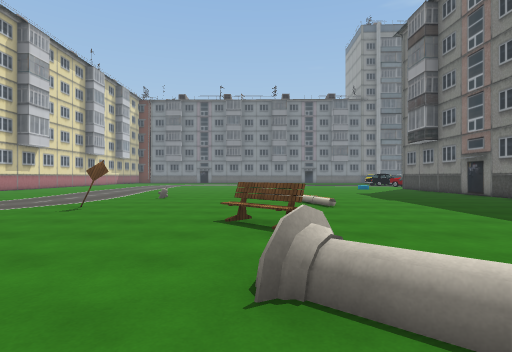
[1] (above)

21 first-person views from a walk through a 3-D level made in the Unity game engine. The camera is 1.3 m above the floor, looks level and sees 80° across. The floor is counted in squares, 2 m on a side. Each view is taken from the middle of a square. On the plan, view 1 faces up. The plan holds only what a view shows up to about 10 squares ahead; the rest is blank. The place goes on beyond the plan. The player is left out. Some animated figures are left out. Some surface patterns are stand-ins.

[2]
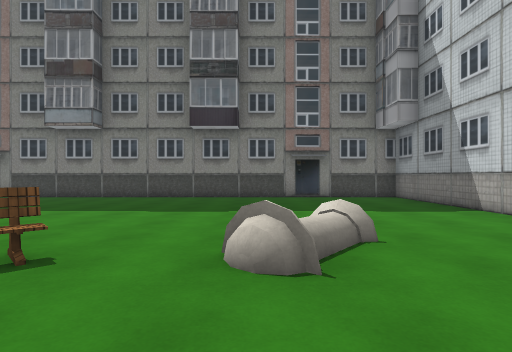

[3]
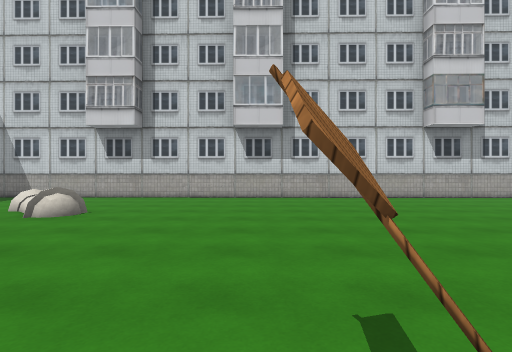

[4]
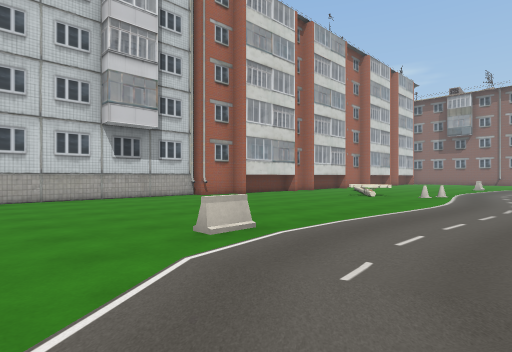

[5]
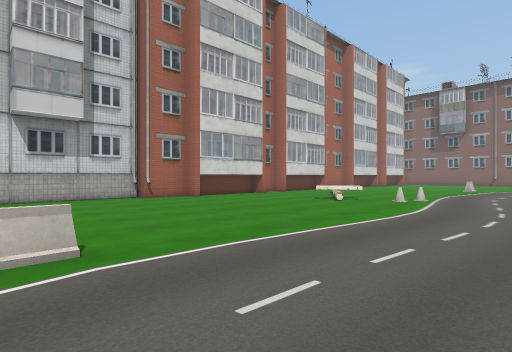

[6]
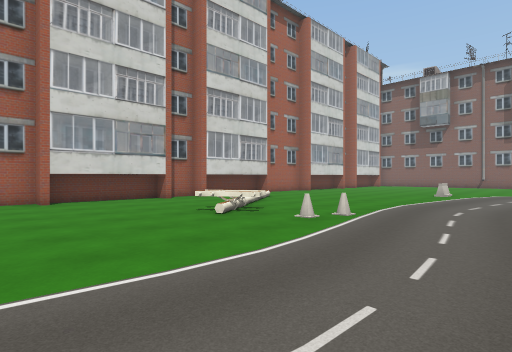

[7]
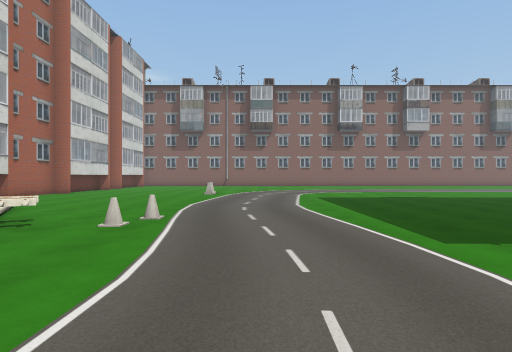

[8]
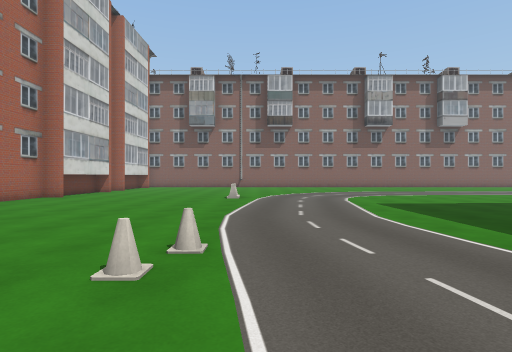

[9]
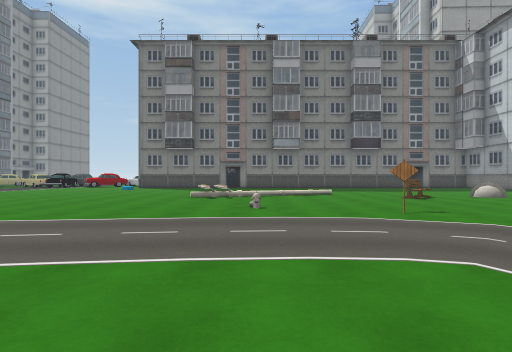

[10]
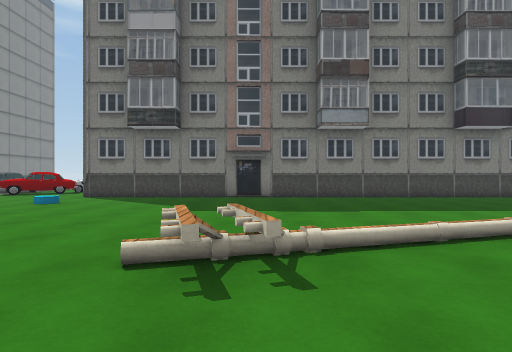

[11]
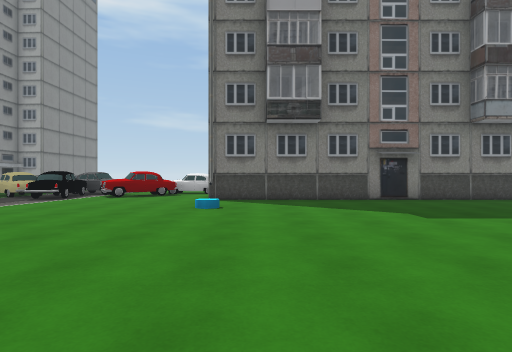

[12]
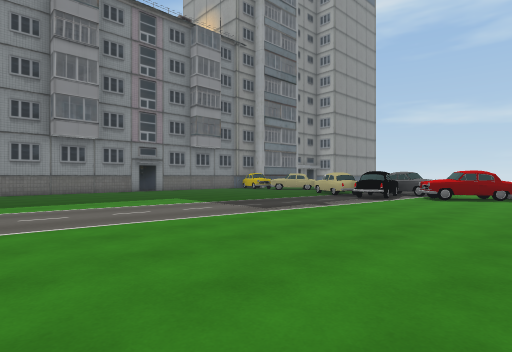

[13]
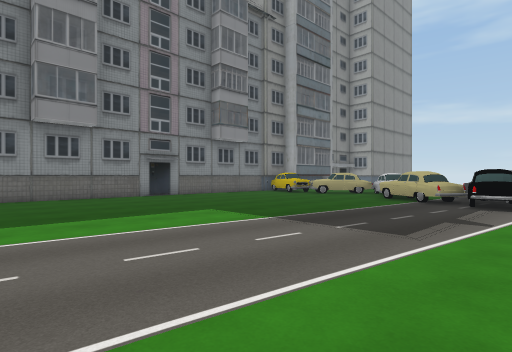

[14]
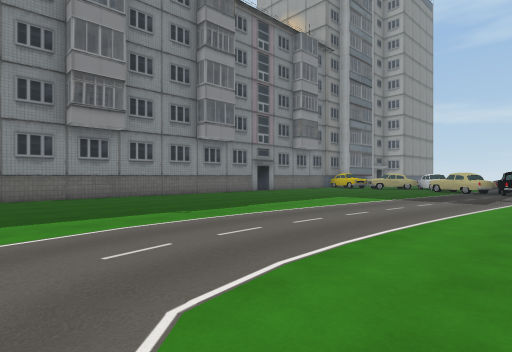

[15]
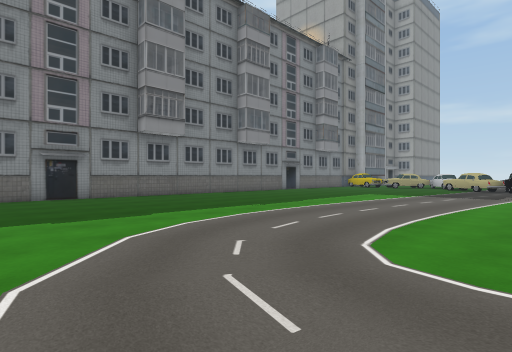

[16]
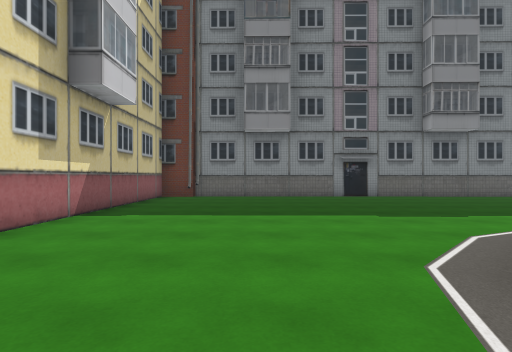

[17]
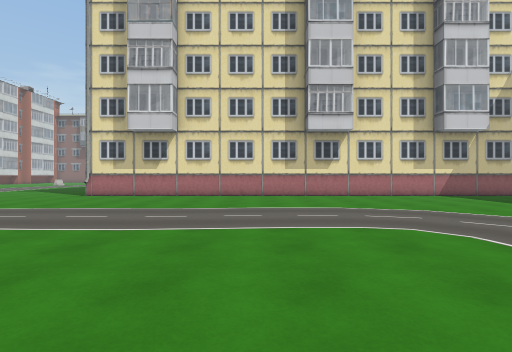

[18]
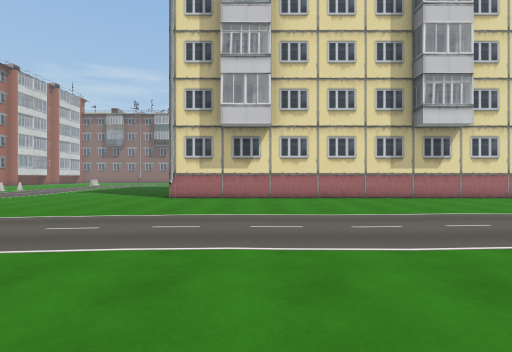

[19]
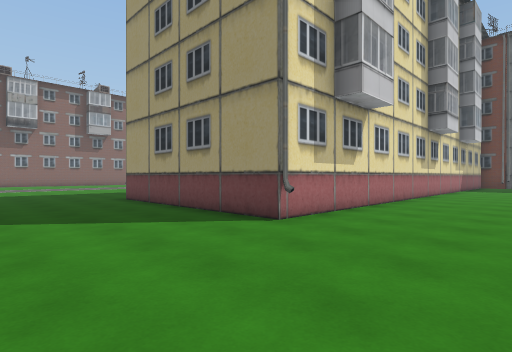

[20]
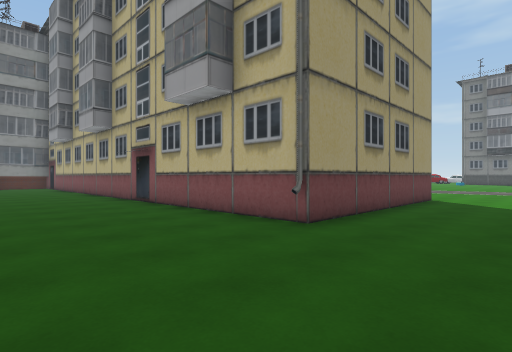

[21]
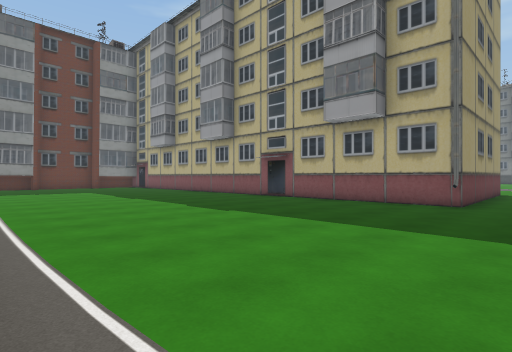

### Floor plan
Points are (right, up) in squares from view 1. A wall is a line through its corners. A room is listed if a view was taken in it or the views show most of it. See-through windows are left out.
Room 1 (views 1, 2, 3, 4, 5, 6, 7, 8, 9, 10, 11, 12, 13, 14, 15, 16, 17, 18, 19, 20, 21)
walls: (-11, -2) (7.4, -2.3) (7.4, 15.4); (-15.6, -1) (-12.4, -1.1) (-12.4, -1.6) (-11, -1.6) (-10.7, -1.9); (-15.4, -1.5) (-12.6, -1.6); (-17.2, -1) (-16.6, -1) (-16.6, -1.5) (-15.8, -1.5); (-19.8, -0.9) (-19.2, -0.9); (4.8, 28.5) (-11, 28.7) (-11, 12.4) (-16.6, 12.4) (-16.6, 20.8); (-23.1, -0.9) (-22.2, -0.9) (-22.2, -1.4) (-20.3, -1.5)
low walls: (-0.2, 9.9) (1.1, 10.3); (-15, 3.3) (-14.2, 2.1)
objects: block (-22, 4); cone (-16, 4); cone (-15, 4); block (-7, 4); sign (-3, 6); other object (-3, 9); other object (0, 1) to (1, 2); bench (0, 4); other object (5, 15); other object (8, 17) to (9, 18); other object (8, 20) to (9, 21); other object (8, 21) to (9, 23); other object (9, 19)

Where each view was taken, in squares from view 1:
view 1: 0 up, 0 right, facing up
view 2: 2 up, 2 left, facing right
view 3: 7 up, 3 left, facing down
view 4: 7 up, 5 left, facing down-left
view 5: 7 up, 7 left, facing down-left
view 6: 7 up, 11 left, facing down-left
view 7: 6 up, 11 left, facing left
view 8: 5 up, 13 left, facing left
view 9: 9 up, 9 left, facing right
view 10: 10 up, 2 left, facing right
view 11: 14 up, 1 left, facing right
view 12: 16 up, 1 left, facing up-right
view 13: 19 up, 0 right, facing up-right
view 14: 19 up, 5 left, facing up-right
view 15: 19 up, 7 left, facing up-right
view 16: 19 up, 8 left, facing up
view 17: 18 up, 1 left, facing left
view 18: 15 up, 2 left, facing left
view 19: 9 up, 8 left, facing up-left
view 20: 10 up, 20 left, facing up-right
view 21: 11 up, 24 left, facing up-right
